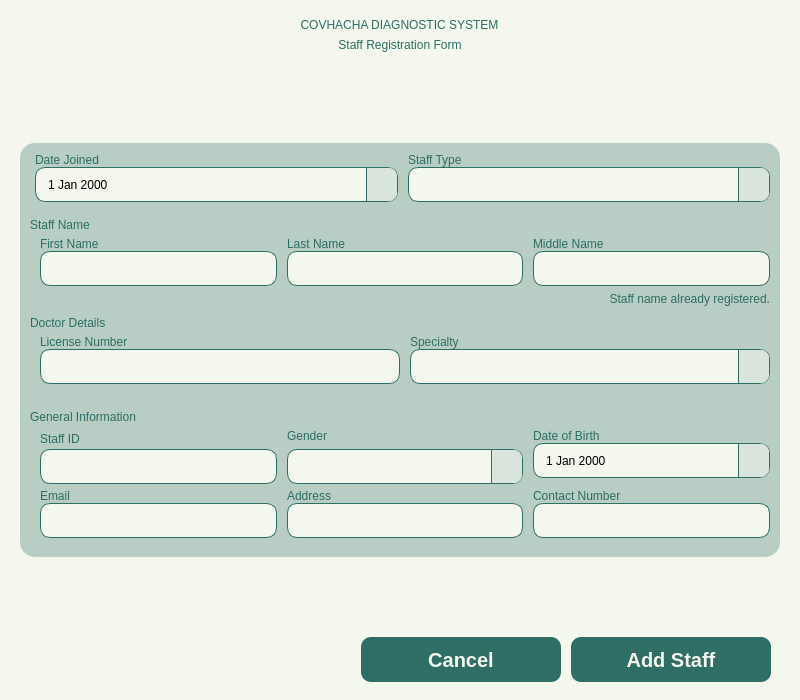
<?xml version="1.0" encoding="UTF-8"?>
<ui version="4.0">
 <class>MainWindow</class>
 <widget class="QMainWindow" name="MainWindow">
  <property name="geometry">
   <rect>
    <x>0</x>
    <y>0</y>
    <width>800</width>
    <height>700</height>
   </rect>
  </property>
  <property name="sizePolicy">
   <sizepolicy hsizetype="Expanding" vsizetype="Expanding">
    <horstretch>0</horstretch>
    <verstretch>0</verstretch>
   </sizepolicy>
  </property>
  <property name="baseSize">
   <size>
    <width>800</width>
    <height>700</height>
   </size>
  </property>
  <property name="windowTitle">
   <string>MainWindow</string>
  </property>
  <property name="styleSheet">
   <string notr="true">*{
	padding: 0px;
	margin: 0px;
	border: 0px;
	background-color: #F4F7ED;
}

</string>
  </property>
  <widget class="QWidget" name="centralwidget">
   <layout class="QVBoxLayout" name="verticalLayout">
    <property name="leftMargin">
     <number>20</number>
    </property>
    <property name="rightMargin">
     <number>20</number>
    </property>
    <item alignment="Qt::AlignTop">
     <widget class="QWidget" name="Header" native="true">
      <property name="sizePolicy">
       <sizepolicy hsizetype="Expanding" vsizetype="Preferred">
        <horstretch>0</horstretch>
        <verstretch>0</verstretch>
       </sizepolicy>
      </property>
      <property name="styleSheet">
       <string notr="true">QLabel {
	font: bold 20pt &quot;Satoshi Black&quot;;
	color: #2E6E65;
	background: transparent;
	text-align: center;
}
#Subheader {
	font: 500 14pt &quot;Satoshi Medium&quot;;
	text-align: center;
}
</string>
      </property>
      <layout class="QVBoxLayout" name="verticalLayout_2">
       <item alignment="Qt::AlignHCenter">
        <widget class="QLabel" name="Title">
         <property name="sizePolicy">
          <sizepolicy hsizetype="Expanding" vsizetype="Preferred">
           <horstretch>0</horstretch>
           <verstretch>0</verstretch>
          </sizepolicy>
         </property>
         <property name="minimumSize">
          <size>
           <width>501</width>
           <height>0</height>
          </size>
         </property>
         <property name="text">
          <string>COVHACHA DIAGNOSTIC SYSTEM</string>
         </property>
         <property name="alignment">
          <set>Qt::AlignCenter</set>
         </property>
        </widget>
       </item>
       <item alignment="Qt::AlignHCenter">
        <widget class="QLabel" name="Subheader">
         <property name="sizePolicy">
          <sizepolicy hsizetype="Expanding" vsizetype="Preferred">
           <horstretch>0</horstretch>
           <verstretch>0</verstretch>
          </sizepolicy>
         </property>
         <property name="minimumSize">
          <size>
           <width>500</width>
           <height>0</height>
          </size>
         </property>
         <property name="text">
          <string>Staff Registration Form</string>
         </property>
         <property name="alignment">
          <set>Qt::AlignCenter</set>
         </property>
        </widget>
       </item>
      </layout>
     </widget>
    </item>
    <item alignment="Qt::AlignTop">
     <widget class="QWidget" name="Body" native="true">
      <property name="sizePolicy">
       <sizepolicy hsizetype="Expanding" vsizetype="Expanding">
        <horstretch>0</horstretch>
        <verstretch>0</verstretch>
       </sizepolicy>
      </property>
      <property name="styleSheet">
       <string notr="true">QLabel {
	font: 300 12pt &quot;Lexend Light&quot;;
	color: #2E6E65;
}
#Title_1, #Title_2, #Title_3 {
	font: 14pt &quot;Lexend SemiBold&quot;;
}
#Indicator {
	font: 300 10pt &quot;Lexend Light&quot;;
}
#StaffTypeCon, #StaffNameCon, #StaffInfoCon, #SpecializationCon {
	background-color: transparent;
}
*{
	background-color: transparent;
}
#Body {
	background-color: rgba(46, 110, 101, 77);
	border-radius: 15px;
}
QLineEdit, QComboBox, QDateEdit {
	background-color: #F4F7ED;
	border: 1px solid #2E6E65;
	border-radius: 10px;
}


QComboBox, QDateEdit {
    background-color: #F4F7ED;
    border: 1px solid #2E6E65;
    border-radius: 10px;
    padding: 5px 10px;
    font: 300 12pt &quot;Lexend Light&quot;;
}

/* Drop-down arrow styling (QComboBox only) */
QComboBox::drop-down {
    subcontrol-origin: padding;
    subcontrol-position: top right;
    width: 30px;
    border-left: 1px solid #2E6E65;
    background-color: #D9E4DC;
    border-top-right-radius: 8px;
    border-bottom-right-radius: 8px;
}

QComboBox::down-arrow {
    image: url(:/lucide/icons/chevron-down.svg);
    width: 20px;
    height: 20px;
}

/* ComboBox dropdown list view */
QComboBox QAbstractItemView {
    background-color: #F4F7ED;
    selection-background-color: #CCE3D0;
    border: 1px solid #2E6E65;
    border-radius: 2px;
    outline: 0;
    font: 300 12pt &quot;Lexend Light&quot;;
}

/* ===== QDateEdit ===== */
QDateEdit {
    background-color: #F4F7ED;
    border: 1px solid #2E6E65;
    border-radius: 10px;
    padding: 5px 10px;
    font: 300 12pt &quot;Lexend Light&quot;;
}

QDateEdit::drop-down {
    subcontrol-origin: padding;
    subcontrol-position: top right;
    width: 30px;
    border-left: 1px solid #2E6E65;
    background-color: #D9E4DC;
    border-top-right-radius: 8px;
    border-bottom-right-radius: 8px;
}

QDateEdit::down-arrow {
    image: url(:/lucide/icons/calendar.svg);
    width: 20px;
    height: 20px;
}


/* ===== QCalendarWidget Popup ===== */
QCalendarWidget {
    background-color: #F4F7ED;
    border: 2px solid #2E6E65;
    border-radius: 10px;
    font: 300 10pt &quot;Lexend Light&quot;;
}

/* Month &amp; Year Navigation */
QCalendarWidget QToolButton {
    background-color: #F4F7ED;
    border: none;
    color: #2E6E65;
    font: 300 12pt &quot;Lexend Light&quot;;
    padding: 5px;
    margin: 2px;
}

QCalendarWidget QToolButton#qt_calendar_prevmonth {
    qproperty-icon: url(:/lucide/icons/chevron-left.svg);
    qproperty-iconSize: 16px;
}

QCalendarWidget QToolButton#qt_calendar_nextmonth {
    qproperty-icon: url(:/lucide/icons/chevron-right.svg);
    qproperty-iconSize: 16px;
}

/* Month/Year ComboBox &amp; SpinBox */
QCalendarWidget QComboBox,
QCalendarWidget QSpinBox {
    background-color: #F4F7ED;
    border: 1px solid #2E6E65;
    border-radius: 6px;
    padding: 2px 6px;
    font: 300 11pt &quot;Lexend Light&quot;;
    color: #2E6E65;
}

/* Calendar Table (Dates &amp; Grid) */
QCalendarWidget QTableView {
    background-color: #F4F7ED;
    border: none;
    selection-background-color: #2E6E65;
    font: 300 11pt &quot;Lexend Light&quot;;
    gridline-color: #2E6E65;
}


</string>
      </property>
      <layout class="QVBoxLayout" name="verticalLayout_3">
       <property name="spacing">
        <number>10</number>
       </property>
       <property name="leftMargin">
        <number>10</number>
       </property>
       <property name="topMargin">
        <number>10</number>
       </property>
       <property name="rightMargin">
        <number>10</number>
       </property>
       <property name="bottomMargin">
        <number>10</number>
       </property>
       <item alignment="Qt::AlignTop">
        <widget class="QWidget" name="StaffTypeCon" native="true">
         <property name="sizePolicy">
          <sizepolicy hsizetype="Expanding" vsizetype="Preferred">
           <horstretch>0</horstretch>
           <verstretch>0</verstretch>
          </sizepolicy>
         </property>
         <property name="minimumSize">
          <size>
           <width>0</width>
           <height>55</height>
          </size>
         </property>
         <layout class="QHBoxLayout" name="horizontalLayout_3">
          <property name="spacing">
           <number>10</number>
          </property>
          <property name="leftMargin">
           <number>5</number>
          </property>
          <property name="topMargin">
           <number>0</number>
          </property>
          <property name="rightMargin">
           <number>0</number>
          </property>
          <property name="bottomMargin">
           <number>0</number>
          </property>
          <item alignment="Qt::AlignTop">
           <widget class="QWidget" name="JoinedDate" native="true">
            <layout class="QVBoxLayout" name="verticalLayout_4">
             <property name="spacing">
              <number>0</number>
             </property>
             <property name="leftMargin">
              <number>0</number>
             </property>
             <property name="topMargin">
              <number>0</number>
             </property>
             <property name="rightMargin">
              <number>0</number>
             </property>
             <property name="bottomMargin">
              <number>0</number>
             </property>
             <item alignment="Qt::AlignTop">
              <widget class="QLabel" name="label">
               <property name="text">
                <string>Date Joined</string>
               </property>
              </widget>
             </item>
             <item>
              <widget class="QDateEdit" name="DateJoined">
               <property name="minimumSize">
                <size>
                 <width>0</width>
                 <height>35</height>
                </size>
               </property>
               <property name="maximumSize">
                <size>
                 <width>16777215</width>
                 <height>35</height>
                </size>
               </property>
               <property name="styleSheet">
                <string notr="true">color: black;</string>
               </property>
               <property name="readOnly">
                <bool>false</bool>
               </property>
               <property name="calendarPopup">
                <bool>true</bool>
               </property>
              </widget>
             </item>
            </layout>
           </widget>
          </item>
          <item alignment="Qt::AlignTop">
           <widget class="QWidget" name="Staff" native="true">
            <layout class="QVBoxLayout" name="verticalLayout_5">
             <property name="spacing">
              <number>0</number>
             </property>
             <property name="leftMargin">
              <number>0</number>
             </property>
             <property name="topMargin">
              <number>0</number>
             </property>
             <property name="rightMargin">
              <number>0</number>
             </property>
             <property name="bottomMargin">
              <number>0</number>
             </property>
             <item alignment="Qt::AlignTop">
              <widget class="QLabel" name="label_2">
               <property name="text">
                <string>Staff Type</string>
               </property>
              </widget>
             </item>
             <item>
              <widget class="QComboBox" name="StaffType">
               <property name="minimumSize">
                <size>
                 <width>0</width>
                 <height>35</height>
                </size>
               </property>
               <property name="maximumSize">
                <size>
                 <width>16777215</width>
                 <height>35</height>
                </size>
               </property>
              </widget>
             </item>
            </layout>
           </widget>
          </item>
         </layout>
        </widget>
       </item>
       <item alignment="Qt::AlignTop">
        <widget class="QWidget" name="StaffNameCon" native="true">
         <property name="sizePolicy">
          <sizepolicy hsizetype="Expanding" vsizetype="Preferred">
           <horstretch>0</horstretch>
           <verstretch>0</verstretch>
          </sizepolicy>
         </property>
         <layout class="QVBoxLayout" name="verticalLayout_6">
          <property name="spacing">
           <number>5</number>
          </property>
          <property name="leftMargin">
           <number>0</number>
          </property>
          <property name="topMargin">
           <number>0</number>
          </property>
          <property name="rightMargin">
           <number>0</number>
          </property>
          <property name="bottomMargin">
           <number>0</number>
          </property>
          <item alignment="Qt::AlignTop">
           <widget class="QLabel" name="Title_1">
            <property name="text">
             <string>Staff Name</string>
            </property>
           </widget>
          </item>
          <item>
           <widget class="QWidget" name="upper" native="true">
            <layout class="QVBoxLayout" name="verticalLayout_9">
             <property name="spacing">
              <number>0</number>
             </property>
             <property name="leftMargin">
              <number>0</number>
             </property>
             <property name="topMargin">
              <number>0</number>
             </property>
             <property name="rightMargin">
              <number>0</number>
             </property>
             <property name="bottomMargin">
              <number>0</number>
             </property>
             <item alignment="Qt::AlignTop">
              <widget class="QWidget" name="widget_2" native="true">
               <property name="sizePolicy">
                <sizepolicy hsizetype="Preferred" vsizetype="Preferred">
                 <horstretch>0</horstretch>
                 <verstretch>0</verstretch>
                </sizepolicy>
               </property>
               <property name="minimumSize">
                <size>
                 <width>0</width>
                 <height>55</height>
                </size>
               </property>
               <property name="maximumSize">
                <size>
                 <width>16777215</width>
                 <height>16777215</height>
                </size>
               </property>
               <layout class="QHBoxLayout" name="horizontalLayout_4">
                <property name="spacing">
                 <number>10</number>
                </property>
                <property name="leftMargin">
                 <number>10</number>
                </property>
                <property name="topMargin">
                 <number>0</number>
                </property>
                <property name="rightMargin">
                 <number>0</number>
                </property>
                <property name="bottomMargin">
                 <number>0</number>
                </property>
                <item alignment="Qt::AlignTop">
                 <widget class="QWidget" name="widget_7" native="true">
                  <layout class="QVBoxLayout" name="verticalLayout_13">
                   <property name="spacing">
                    <number>0</number>
                   </property>
                   <property name="leftMargin">
                    <number>0</number>
                   </property>
                   <property name="topMargin">
                    <number>0</number>
                   </property>
                   <property name="rightMargin">
                    <number>0</number>
                   </property>
                   <property name="bottomMargin">
                    <number>0</number>
                   </property>
                   <item alignment="Qt::AlignTop">
                    <widget class="QLabel" name="label_5">
                     <property name="sizePolicy">
                      <sizepolicy hsizetype="Expanding" vsizetype="Preferred">
                       <horstretch>0</horstretch>
                       <verstretch>0</verstretch>
                      </sizepolicy>
                     </property>
                     <property name="text">
                      <string>First Name</string>
                     </property>
                    </widget>
                   </item>
                   <item>
                    <widget class="QLineEdit" name="Fname">
                     <property name="sizePolicy">
                      <sizepolicy hsizetype="Expanding" vsizetype="Fixed">
                       <horstretch>0</horstretch>
                       <verstretch>0</verstretch>
                      </sizepolicy>
                     </property>
                     <property name="minimumSize">
                      <size>
                       <width>0</width>
                       <height>35</height>
                      </size>
                     </property>
                     <property name="maximumSize">
                      <size>
                       <width>16777215</width>
                       <height>35</height>
                      </size>
                     </property>
                    </widget>
                   </item>
                  </layout>
                 </widget>
                </item>
                <item alignment="Qt::AlignTop">
                 <widget class="QWidget" name="widget_4" native="true">
                  <layout class="QVBoxLayout" name="verticalLayout_12">
                   <property name="spacing">
                    <number>0</number>
                   </property>
                   <property name="leftMargin">
                    <number>0</number>
                   </property>
                   <property name="topMargin">
                    <number>0</number>
                   </property>
                   <property name="rightMargin">
                    <number>0</number>
                   </property>
                   <property name="bottomMargin">
                    <number>0</number>
                   </property>
                   <item>
                    <widget class="QLabel" name="label_3">
                     <property name="text">
                      <string>Last Name</string>
                     </property>
                    </widget>
                   </item>
                   <item>
                    <widget class="QLineEdit" name="Lname">
                     <property name="sizePolicy">
                      <sizepolicy hsizetype="Expanding" vsizetype="Preferred">
                       <horstretch>0</horstretch>
                       <verstretch>0</verstretch>
                      </sizepolicy>
                     </property>
                     <property name="minimumSize">
                      <size>
                       <width>0</width>
                       <height>35</height>
                      </size>
                     </property>
                     <property name="maximumSize">
                      <size>
                       <width>16777215</width>
                       <height>35</height>
                      </size>
                     </property>
                    </widget>
                   </item>
                  </layout>
                 </widget>
                </item>
                <item alignment="Qt::AlignTop">
                 <widget class="QWidget" name="widget_8" native="true">
                  <layout class="QVBoxLayout" name="verticalLayout_14">
                   <property name="spacing">
                    <number>0</number>
                   </property>
                   <property name="leftMargin">
                    <number>0</number>
                   </property>
                   <property name="topMargin">
                    <number>0</number>
                   </property>
                   <property name="rightMargin">
                    <number>0</number>
                   </property>
                   <property name="bottomMargin">
                    <number>0</number>
                   </property>
                   <item>
                    <widget class="QLabel" name="label_4">
                     <property name="sizePolicy">
                      <sizepolicy hsizetype="Preferred" vsizetype="Maximum">
                       <horstretch>0</horstretch>
                       <verstretch>0</verstretch>
                      </sizepolicy>
                     </property>
                     <property name="text">
                      <string>Middle Name</string>
                     </property>
                    </widget>
                   </item>
                   <item>
                    <widget class="QLineEdit" name="Mname">
                     <property name="sizePolicy">
                      <sizepolicy hsizetype="Expanding" vsizetype="Preferred">
                       <horstretch>0</horstretch>
                       <verstretch>0</verstretch>
                      </sizepolicy>
                     </property>
                     <property name="minimumSize">
                      <size>
                       <width>0</width>
                       <height>35</height>
                      </size>
                     </property>
                     <property name="maximumSize">
                      <size>
                       <width>16777215</width>
                       <height>35</height>
                      </size>
                     </property>
                    </widget>
                   </item>
                  </layout>
                 </widget>
                </item>
               </layout>
              </widget>
             </item>
             <item>
              <widget class="QWidget" name="widget_3" native="true">
               <layout class="QVBoxLayout" name="verticalLayout_10">
                <property name="spacing">
                 <number>0</number>
                </property>
                <property name="leftMargin">
                 <number>0</number>
                </property>
                <property name="topMargin">
                 <number>0</number>
                </property>
                <property name="rightMargin">
                 <number>0</number>
                </property>
                <property name="bottomMargin">
                 <number>0</number>
                </property>
                <item alignment="Qt::AlignRight">
                 <widget class="QLabel" name="Indicator">
                  <property name="sizePolicy">
                   <sizepolicy hsizetype="Expanding" vsizetype="Expanding">
                    <horstretch>0</horstretch>
                    <verstretch>0</verstretch>
                   </sizepolicy>
                  </property>
                  <property name="text">
                   <string>Staff name already registered.</string>
                  </property>
                  <property name="alignment">
                   <set>Qt::AlignRight|Qt::AlignTrailing|Qt::AlignVCenter</set>
                  </property>
                 </widget>
                </item>
               </layout>
              </widget>
             </item>
            </layout>
           </widget>
          </item>
         </layout>
        </widget>
       </item>
       <item alignment="Qt::AlignTop">
        <widget class="QWidget" name="Specialization" native="true">
         <property name="sizePolicy">
          <sizepolicy hsizetype="Preferred" vsizetype="Preferred">
           <horstretch>0</horstretch>
           <verstretch>0</verstretch>
          </sizepolicy>
         </property>
         <layout class="QVBoxLayout" name="verticalLayout_8">
          <property name="spacing">
           <number>5</number>
          </property>
          <property name="leftMargin">
           <number>0</number>
          </property>
          <property name="topMargin">
           <number>0</number>
          </property>
          <property name="rightMargin">
           <number>0</number>
          </property>
          <property name="bottomMargin">
           <number>10</number>
          </property>
          <item alignment="Qt::AlignTop">
           <widget class="QLabel" name="Title_2">
            <property name="text">
             <string>Doctor Details</string>
            </property>
           </widget>
          </item>
          <item alignment="Qt::AlignTop">
           <widget class="QWidget" name="widget_6" native="true">
            <property name="minimumSize">
             <size>
              <width>0</width>
              <height>55</height>
             </size>
            </property>
            <layout class="QHBoxLayout" name="horizontalLayout_6">
             <property name="spacing">
              <number>10</number>
             </property>
             <property name="leftMargin">
              <number>10</number>
             </property>
             <property name="topMargin">
              <number>0</number>
             </property>
             <property name="rightMargin">
              <number>0</number>
             </property>
             <property name="bottomMargin">
              <number>0</number>
             </property>
             <item alignment="Qt::AlignTop">
              <widget class="QWidget" name="widget_11" native="true">
               <layout class="QVBoxLayout" name="verticalLayout_17">
                <property name="spacing">
                 <number>0</number>
                </property>
                <property name="leftMargin">
                 <number>0</number>
                </property>
                <property name="topMargin">
                 <number>0</number>
                </property>
                <property name="rightMargin">
                 <number>0</number>
                </property>
                <property name="bottomMargin">
                 <number>0</number>
                </property>
                <item alignment="Qt::AlignTop">
                 <widget class="QLabel" name="label_9">
                  <property name="sizePolicy">
                   <sizepolicy hsizetype="Expanding" vsizetype="Preferred">
                    <horstretch>0</horstretch>
                    <verstretch>0</verstretch>
                   </sizepolicy>
                  </property>
                  <property name="text">
                   <string>License Number</string>
                  </property>
                 </widget>
                </item>
                <item>
                 <widget class="QLineEdit" name="License">
                  <property name="sizePolicy">
                   <sizepolicy hsizetype="Expanding" vsizetype="Preferred">
                    <horstretch>0</horstretch>
                    <verstretch>0</verstretch>
                   </sizepolicy>
                  </property>
                  <property name="minimumSize">
                   <size>
                    <width>0</width>
                    <height>35</height>
                   </size>
                  </property>
                  <property name="maximumSize">
                   <size>
                    <width>16777215</width>
                    <height>35</height>
                   </size>
                  </property>
                 </widget>
                </item>
               </layout>
              </widget>
             </item>
             <item alignment="Qt::AlignTop">
              <widget class="QWidget" name="widget_10" native="true">
               <layout class="QVBoxLayout" name="verticalLayout_16">
                <property name="spacing">
                 <number>0</number>
                </property>
                <property name="leftMargin">
                 <number>0</number>
                </property>
                <property name="topMargin">
                 <number>0</number>
                </property>
                <property name="rightMargin">
                 <number>0</number>
                </property>
                <property name="bottomMargin">
                 <number>0</number>
                </property>
                <item alignment="Qt::AlignTop">
                 <widget class="QLabel" name="label_8">
                  <property name="sizePolicy">
                   <sizepolicy hsizetype="Expanding" vsizetype="Preferred">
                    <horstretch>0</horstretch>
                    <verstretch>0</verstretch>
                   </sizepolicy>
                  </property>
                  <property name="text">
                   <string>Specialty</string>
                  </property>
                 </widget>
                </item>
                <item>
                 <widget class="QComboBox" name="Specialty">
                  <property name="sizePolicy">
                   <sizepolicy hsizetype="Preferred" vsizetype="Preferred">
                    <horstretch>0</horstretch>
                    <verstretch>0</verstretch>
                   </sizepolicy>
                  </property>
                  <property name="minimumSize">
                   <size>
                    <width>0</width>
                    <height>35</height>
                   </size>
                  </property>
                  <property name="maximumSize">
                   <size>
                    <width>16777215</width>
                    <height>35</height>
                   </size>
                  </property>
                 </widget>
                </item>
               </layout>
              </widget>
             </item>
            </layout>
           </widget>
          </item>
         </layout>
        </widget>
       </item>
       <item alignment="Qt::AlignTop">
        <widget class="QWidget" name="StaffInfo" native="true">
         <property name="sizePolicy">
          <sizepolicy hsizetype="Expanding" vsizetype="Preferred">
           <horstretch>0</horstretch>
           <verstretch>0</verstretch>
          </sizepolicy>
         </property>
         <layout class="QVBoxLayout" name="verticalLayout_7">
          <property name="spacing">
           <number>5</number>
          </property>
          <property name="leftMargin">
           <number>0</number>
          </property>
          <property name="topMargin">
           <number>0</number>
          </property>
          <property name="rightMargin">
           <number>0</number>
          </property>
          <property name="bottomMargin">
           <number>0</number>
          </property>
          <item>
           <widget class="QLabel" name="Title_3">
            <property name="text">
             <string>General Information</string>
            </property>
           </widget>
          </item>
          <item alignment="Qt::AlignTop">
           <widget class="QWidget" name="upper_2" native="true">
            <property name="minimumSize">
             <size>
              <width>0</width>
              <height>55</height>
             </size>
            </property>
            <layout class="QHBoxLayout" name="horizontalLayout_5">
             <property name="spacing">
              <number>10</number>
             </property>
             <property name="leftMargin">
              <number>10</number>
             </property>
             <property name="topMargin">
              <number>0</number>
             </property>
             <property name="rightMargin">
              <number>0</number>
             </property>
             <property name="bottomMargin">
              <number>0</number>
             </property>
             <item>
              <widget class="QWidget" name="widget_16" native="true">
               <layout class="QVBoxLayout" name="verticalLayout_22">
                <property name="spacing">
                 <number>0</number>
                </property>
                <property name="leftMargin">
                 <number>0</number>
                </property>
                <property name="topMargin">
                 <number>0</number>
                </property>
                <property name="rightMargin">
                 <number>0</number>
                </property>
                <property name="bottomMargin">
                 <number>0</number>
                </property>
                <item>
                 <widget class="QLabel" name="label_14">
                  <property name="sizePolicy">
                   <sizepolicy hsizetype="Expanding" vsizetype="Preferred">
                    <horstretch>0</horstretch>
                    <verstretch>0</verstretch>
                   </sizepolicy>
                  </property>
                  <property name="text">
                   <string>Staff ID</string>
                  </property>
                 </widget>
                </item>
                <item>
                 <widget class="QLineEdit" name="ID">
                  <property name="sizePolicy">
                   <sizepolicy hsizetype="Expanding" vsizetype="Preferred">
                    <horstretch>0</horstretch>
                    <verstretch>0</verstretch>
                   </sizepolicy>
                  </property>
                  <property name="minimumSize">
                   <size>
                    <width>0</width>
                    <height>35</height>
                   </size>
                  </property>
                  <property name="maximumSize">
                   <size>
                    <width>16777215</width>
                    <height>35</height>
                   </size>
                  </property>
                 </widget>
                </item>
               </layout>
              </widget>
             </item>
             <item>
              <widget class="QWidget" name="widget_14" native="true">
               <layout class="QVBoxLayout" name="verticalLayout_20">
                <property name="spacing">
                 <number>0</number>
                </property>
                <property name="leftMargin">
                 <number>0</number>
                </property>
                <property name="topMargin">
                 <number>0</number>
                </property>
                <property name="rightMargin">
                 <number>0</number>
                </property>
                <property name="bottomMargin">
                 <number>0</number>
                </property>
                <item alignment="Qt::AlignTop">
                 <widget class="QLabel" name="label_12">
                  <property name="sizePolicy">
                   <sizepolicy hsizetype="Expanding" vsizetype="Preferred">
                    <horstretch>0</horstretch>
                    <verstretch>0</verstretch>
                   </sizepolicy>
                  </property>
                  <property name="text">
                   <string>Gender</string>
                  </property>
                 </widget>
                </item>
                <item>
                 <widget class="QComboBox" name="Gender">
                  <property name="sizePolicy">
                   <sizepolicy hsizetype="Preferred" vsizetype="Preferred">
                    <horstretch>0</horstretch>
                    <verstretch>0</verstretch>
                   </sizepolicy>
                  </property>
                  <property name="minimumSize">
                   <size>
                    <width>0</width>
                    <height>35</height>
                   </size>
                  </property>
                  <property name="maximumSize">
                   <size>
                    <width>16777215</width>
                    <height>35</height>
                   </size>
                  </property>
                 </widget>
                </item>
               </layout>
              </widget>
             </item>
             <item alignment="Qt::AlignTop">
              <widget class="QWidget" name="widget_15" native="true">
               <layout class="QVBoxLayout" name="verticalLayout_21">
                <property name="spacing">
                 <number>0</number>
                </property>
                <property name="leftMargin">
                 <number>0</number>
                </property>
                <property name="topMargin">
                 <number>0</number>
                </property>
                <property name="rightMargin">
                 <number>0</number>
                </property>
                <property name="bottomMargin">
                 <number>0</number>
                </property>
                <item alignment="Qt::AlignTop">
                 <widget class="QLabel" name="label_13">
                  <property name="sizePolicy">
                   <sizepolicy hsizetype="Expanding" vsizetype="Preferred">
                    <horstretch>0</horstretch>
                    <verstretch>0</verstretch>
                   </sizepolicy>
                  </property>
                  <property name="text">
                   <string>Date of Birth</string>
                  </property>
                 </widget>
                </item>
                <item>
                 <widget class="QDateEdit" name="Dob">
                  <property name="minimumSize">
                   <size>
                    <width>0</width>
                    <height>35</height>
                   </size>
                  </property>
                  <property name="maximumSize">
                   <size>
                    <width>16777209</width>
                    <height>35</height>
                   </size>
                  </property>
                  <property name="styleSheet">
                   <string notr="true">color: black;</string>
                  </property>
                  <property name="calendarPopup">
                   <bool>true</bool>
                  </property>
                 </widget>
                </item>
               </layout>
              </widget>
             </item>
            </layout>
           </widget>
          </item>
          <item alignment="Qt::AlignTop">
           <widget class="QWidget" name="lower_2" native="true">
            <property name="minimumSize">
             <size>
              <width>0</width>
              <height>55</height>
             </size>
            </property>
            <layout class="QHBoxLayout" name="horizontalLayout_8">
             <property name="spacing">
              <number>10</number>
             </property>
             <property name="leftMargin">
              <number>10</number>
             </property>
             <property name="topMargin">
              <number>0</number>
             </property>
             <property name="rightMargin">
              <number>0</number>
             </property>
             <item alignment="Qt::AlignTop">
              <widget class="QWidget" name="widget_9" native="true">
               <layout class="QVBoxLayout" name="verticalLayout_15">
                <property name="spacing">
                 <number>0</number>
                </property>
                <property name="leftMargin">
                 <number>0</number>
                </property>
                <property name="topMargin">
                 <number>0</number>
                </property>
                <property name="rightMargin">
                 <number>0</number>
                </property>
                <property name="bottomMargin">
                 <number>0</number>
                </property>
                <item>
                 <widget class="QLabel" name="label_6">
                  <property name="sizePolicy">
                   <sizepolicy hsizetype="Preferred" vsizetype="Maximum">
                    <horstretch>0</horstretch>
                    <verstretch>0</verstretch>
                   </sizepolicy>
                  </property>
                  <property name="text">
                   <string>Email</string>
                  </property>
                 </widget>
                </item>
                <item>
                 <widget class="QLineEdit" name="Email">
                  <property name="sizePolicy">
                   <sizepolicy hsizetype="Expanding" vsizetype="Fixed">
                    <horstretch>0</horstretch>
                    <verstretch>0</verstretch>
                   </sizepolicy>
                  </property>
                  <property name="minimumSize">
                   <size>
                    <width>0</width>
                    <height>35</height>
                   </size>
                  </property>
                  <property name="maximumSize">
                   <size>
                    <width>16777215</width>
                    <height>35</height>
                   </size>
                  </property>
                 </widget>
                </item>
               </layout>
              </widget>
             </item>
             <item alignment="Qt::AlignTop">
              <widget class="QWidget" name="widget_17" native="true">
               <layout class="QVBoxLayout" name="verticalLayout_23">
                <property name="spacing">
                 <number>0</number>
                </property>
                <property name="leftMargin">
                 <number>0</number>
                </property>
                <property name="topMargin">
                 <number>0</number>
                </property>
                <property name="rightMargin">
                 <number>0</number>
                </property>
                <property name="bottomMargin">
                 <number>0</number>
                </property>
                <item alignment="Qt::AlignTop">
                 <widget class="QLabel" name="label_15">
                  <property name="sizePolicy">
                   <sizepolicy hsizetype="Expanding" vsizetype="Preferred">
                    <horstretch>0</horstretch>
                    <verstretch>0</verstretch>
                   </sizepolicy>
                  </property>
                  <property name="text">
                   <string>Address</string>
                  </property>
                 </widget>
                </item>
                <item>
                 <widget class="QLineEdit" name="Address">
                  <property name="sizePolicy">
                   <sizepolicy hsizetype="Expanding" vsizetype="Preferred">
                    <horstretch>0</horstretch>
                    <verstretch>0</verstretch>
                   </sizepolicy>
                  </property>
                  <property name="minimumSize">
                   <size>
                    <width>0</width>
                    <height>35</height>
                   </size>
                  </property>
                  <property name="maximumSize">
                   <size>
                    <width>16777215</width>
                    <height>35</height>
                   </size>
                  </property>
                 </widget>
                </item>
               </layout>
              </widget>
             </item>
             <item alignment="Qt::AlignTop">
              <widget class="QWidget" name="widget_18" native="true">
               <layout class="QVBoxLayout" name="verticalLayout_24">
                <property name="spacing">
                 <number>0</number>
                </property>
                <property name="leftMargin">
                 <number>0</number>
                </property>
                <property name="topMargin">
                 <number>0</number>
                </property>
                <property name="rightMargin">
                 <number>0</number>
                </property>
                <property name="bottomMargin">
                 <number>0</number>
                </property>
                <item alignment="Qt::AlignTop">
                 <widget class="QLabel" name="label_16">
                  <property name="sizePolicy">
                   <sizepolicy hsizetype="Expanding" vsizetype="Preferred">
                    <horstretch>0</horstretch>
                    <verstretch>0</verstretch>
                   </sizepolicy>
                  </property>
                  <property name="text">
                   <string>Contact Number</string>
                  </property>
                 </widget>
                </item>
                <item>
                 <widget class="QLineEdit" name="Contact">
                  <property name="sizePolicy">
                   <sizepolicy hsizetype="Expanding" vsizetype="Preferred">
                    <horstretch>0</horstretch>
                    <verstretch>0</verstretch>
                   </sizepolicy>
                  </property>
                  <property name="minimumSize">
                   <size>
                    <width>0</width>
                    <height>35</height>
                   </size>
                  </property>
                  <property name="maximumSize">
                   <size>
                    <width>16777215</width>
                    <height>35</height>
                   </size>
                  </property>
                 </widget>
                </item>
               </layout>
              </widget>
             </item>
            </layout>
           </widget>
          </item>
         </layout>
        </widget>
       </item>
      </layout>
     </widget>
    </item>
    <item alignment="Qt::AlignBottom">
     <widget class="QWidget" name="Buttons" native="true">
      <property name="sizePolicy">
       <sizepolicy hsizetype="Expanding" vsizetype="Preferred">
        <horstretch>0</horstretch>
        <verstretch>0</verstretch>
       </sizepolicy>
      </property>
      <property name="styleSheet">
       <string notr="true">*{
	text-align: center;
}</string>
      </property>
      <layout class="QHBoxLayout" name="horizontalLayout">
       <item alignment="Qt::AlignRight">
        <widget class="QWidget" name="widget" native="true">
         <property name="sizePolicy">
          <sizepolicy hsizetype="Fixed" vsizetype="Preferred">
           <horstretch>0</horstretch>
           <verstretch>0</verstretch>
          </sizepolicy>
         </property>
         <property name="maximumSize">
          <size>
           <width>500</width>
           <height>16777215</height>
          </size>
         </property>
         <layout class="QHBoxLayout" name="horizontalLayout_2">
          <property name="spacing">
           <number>10</number>
          </property>
          <property name="leftMargin">
           <number>0</number>
          </property>
          <property name="topMargin">
           <number>0</number>
          </property>
          <property name="rightMargin">
           <number>0</number>
          </property>
          <property name="bottomMargin">
           <number>0</number>
          </property>
          <item alignment="Qt::AlignHCenter">
           <widget class="QPushButton" name="Cancel">
            <property name="sizePolicy">
             <sizepolicy hsizetype="Fixed" vsizetype="Preferred">
              <horstretch>0</horstretch>
              <verstretch>0</verstretch>
             </sizepolicy>
            </property>
            <property name="minimumSize">
             <size>
              <width>200</width>
              <height>45</height>
             </size>
            </property>
            <property name="maximumSize">
             <size>
              <width>200</width>
              <height>45</height>
             </size>
            </property>
            <property name="styleSheet">
             <string notr="true">QPushButton {
	font: 900 10pt &quot;Satoshi Black&quot;;
	background-color:  #2E6E65;
	border-radius: 10px;
	font-weight: bold;
	font-size: 20px;
	color: #F4F7ED;
}</string>
            </property>
            <property name="text">
             <string>Cancel</string>
            </property>
           </widget>
          </item>
          <item alignment="Qt::AlignHCenter">
           <widget class="QPushButton" name="AddStaff">
            <property name="sizePolicy">
             <sizepolicy hsizetype="Expanding" vsizetype="Preferred">
              <horstretch>0</horstretch>
              <verstretch>0</verstretch>
             </sizepolicy>
            </property>
            <property name="minimumSize">
             <size>
              <width>200</width>
              <height>45</height>
             </size>
            </property>
            <property name="maximumSize">
             <size>
              <width>200</width>
              <height>45</height>
             </size>
            </property>
            <property name="styleSheet">
             <string notr="true">QPushButton {
	font: 900 10pt &quot;Satoshi Black&quot;;
	background-color:  #2E6E65;
	border-radius: 10px;
	font-weight: bold;
	font-size: 20px;
	color: #F4F7ED;
}</string>
            </property>
            <property name="text">
             <string>Add Staff</string>
            </property>
           </widget>
          </item>
         </layout>
        </widget>
       </item>
      </layout>
     </widget>
    </item>
   </layout>
  </widget>
 </widget>
 <resources>
  <include location="../Images/resources.qrc"/>
 </resources>
 <connections/>
</ui>
